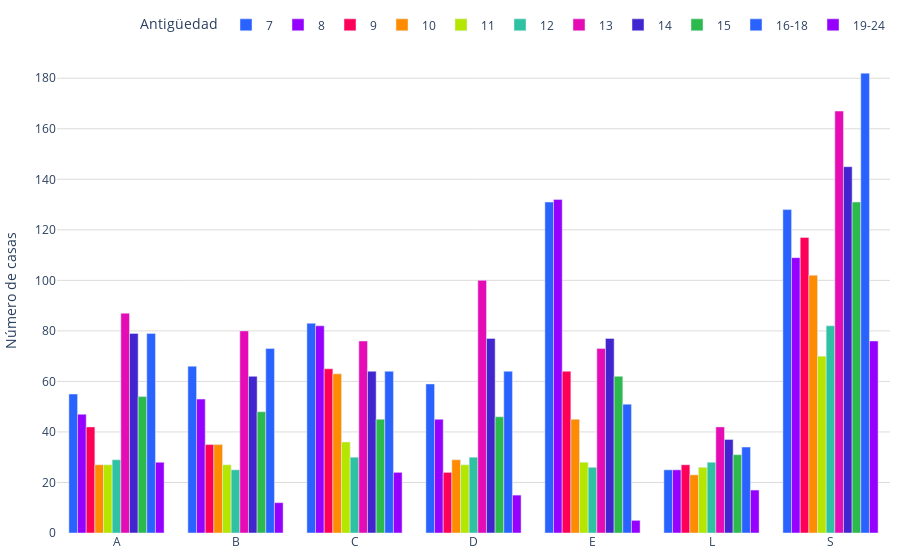

Source (notebook cell):
### Code cell
import os
import pandas as pd
import plotly.graph_objects as go
import plotly.io as pio

colores = ['#2962ff', '#9500ff', '#ff0059', '#ff8c00', '#b4e600', '#2EC2A2','#E50CB6','#4225CF','#2CBA4D']
orden_personalizado = ['7', '8', '9', '10', '11', '12', '13','14','15','16-18','19-24',]#'>24']
orden_segmentos=["E", "D", "C", "B","A", "S", "L", ]

def sumar_tablas(dataframes_list):
    tabla_suma = None
    for df in dataframes_list:
        #df['segmento'] = df['categoria'].str[0]
        df['segmento'] = pd.Categorical(df['segmento'], categories=orden_segmentos, ordered=True)
        df.loc[:, 'segmento'] = df['categoria'].str[0]
        tabla_actual = df.groupby(['segmento', 'antiguedad_categoria'],observed=False).size().unstack(fill_value=0)
        
        if tabla_suma is None:
            tabla_suma = tabla_actual
        else:
            tabla_suma = tabla_suma.add(tabla_actual, fill_value=0)
    
    tabla_suma = tabla_suma[orden_personalizado]
    
    print("Tabla general de frecuencia:")
    print(tabla_suma)
    
    fig = graficar_tabla(tabla_suma)
    
    # Para guardar la gráfica como archivo HTML
    guardar_grafico_como_html(fig, 'g_bar_tiempoventa', carpeta='assets/graficas')
    
    return fig

def graficar_tabla(tabla):
    segmentos = tabla.index  
    tiempo = tabla.columns
    
    fig = go.Figure()
        
    for i, tiempo_categoria in enumerate(tiempo):
        color = colores[i % len(colores)]
        fig.add_trace(go.Bar(
            x=segmentos,
            y=tabla[tiempo_categoria],
            name=tiempo_categoria,
            marker_color=color
        ))
    
    fig.update_layout(
        #title="Meses de antigüedad",
        yaxis=dict(
            title="Número de casas",
            gridcolor='#dddcda',
        ),
        legend_title="Antigüedad",
        margin=dict(l=10, r=10, t=10, b=10),  # Ajusta los márgenes (left, right, top, bottom)
        barmode='group',
        legend=dict(
            orientation='h',
            yanchor='bottom',
            y=1.02,
            xanchor='right',
            x=1
        ),
        plot_bgcolor='rgba(0,0,0,0)',
    )
    
    fig.show()
    return fig

def guardar_grafico_como_html(fig, nombre_archivo, carpeta='assets/graficas'):
    if not os.path.exists(carpeta):
        os.makedirs(carpeta)
    
    pio.write_html(fig, f'{carpeta}/{nombre_archivo}.html')

# Supongamos que tienes una lista de DataFrames llamada dataframes_list
fig = sumar_tablas(dataframes_list)

### Figure 1 — Plotly figure (JSON) as saved in the notebook; plotly's stock layout.template omitted (floating-point values rounded to 4 significant figures)
{"data": [{"marker": {"color": "#2962ff"}, "name": "7", "type": "bar", "x": ["A", "B", "C", "D", "E", "L", "S"], "y": [55, 66, 83, 59, 131, 25, 128]}, {"marker": {"color": "#9500ff"}, "name": "8", "type": "bar", "x": ["A", "B", "C", "D", "E", "L", "S"], "y": [47, 53, 82, 45, 132, 25, 109]}, {"marker": {"color": "#ff0059"}, "name": "9", "type": "bar", "x": ["A", "B", "C", "D", "E", "L", "S"], "y": [42, 35, 65, 24, 64, 27, 117]}, {"marker": {"color": "#ff8c00"}, "name": "10", "type": "bar", "x": ["A", "B", "C", "D", "E", "L", "S"], "y": [27, 35, 63, 29, 45, 23, 102]}, {"marker": {"color": "#b4e600"}, "name": "11", "type": "bar", "x": ["A", "B", "C", "D", "E", "L", "S"], "y": [27, 27, 36, 27, 28, 26, 70]}, {"marker": {"color": "#2EC2A2"}, "name": "12", "type": "bar", "x": ["A", "B", "C", "D", "E", "L", "S"], "y": [29, 25, 30, 30, 26, 28, 82]}, {"marker": {"color": "#E50CB6"}, "name": "13", "type": "bar", "x": ["A", "B", "C", "D", "E", "L", "S"], "y": [87, 80, 76, 100, 73, 42, 167]}, {"marker": {"color": "#4225CF"}, "name": "14", "type": "bar", "x": ["A", "B", "C", "D", "E", "L", "S"], "y": [79, 62, 64, 77, 77, 37, 145]}, {"marker": {"color": "#2CBA4D"}, "name": "15", "type": "bar", "x": ["A", "B", "C", "D", "E", "L", "S"], "y": [54, 48, 45, 46, 62, 31, 131]}, {"marker": {"color": "#2962ff"}, "name": "16-18", "type": "bar", "x": ["A", "B", "C", "D", "E", "L", "S"], "y": [79, 73, 64, 64, 51, 34, 182]}, {"marker": {"color": "#9500ff"}, "name": "19-24", "type": "bar", "x": ["A", "B", "C", "D", "E", "L", "S"], "y": [28, 12, 24, 15, 5, 17, 76]}], "layout": {"barmode": "group", "legend": {"orientation": "h", "title": {"text": "Antigüedad"}, "x": 1, "xanchor": "right", "y": 1.02, "yanchor": "bottom"}, "margin": {"b": 10, "l": 10, "r": 10, "t": 10}, "plot_bgcolor": "rgba(0,0,0,0)", "yaxis": {"gridcolor": "#dddcda", "title": {"text": "Número de casas"}}}}
